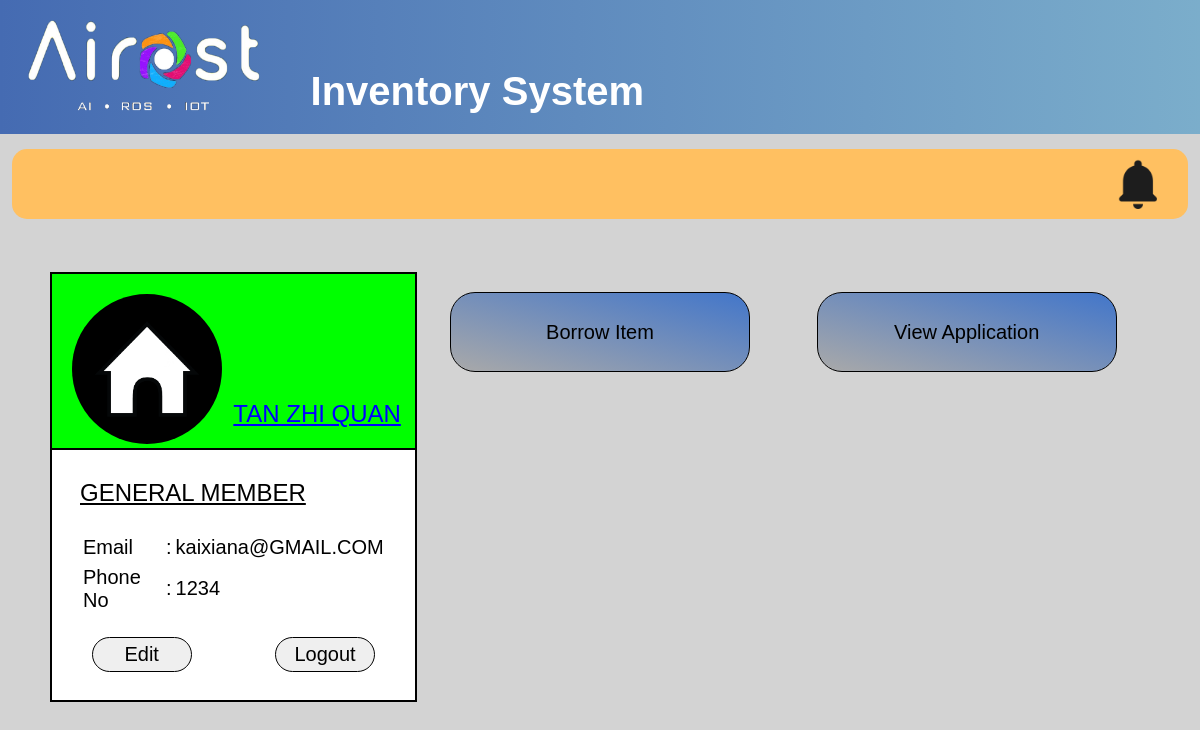
The page /php/homepage.php (signed in) on the database its author committed.
### tables this page shows
CREATE TABLE `user` (
  `UserID` int(20) NOT NULL,
  `Name` varchar(255) NOT NULL,
  `Password` varchar(255) NOT NULL,
  `Email` varchar(50) NOT NULL,
  `Phone` varchar(20) NOT NULL,
  `Position` varchar(20) NOT NULL,
  PRIMARY KEY (`UserID`)
);

### php/homepage.php (the view, shortened to what this page needs)
<?php
  require_once("dbconfig.php");
if(!isset($_SESSION['uid'])){
    echo "<script>alert('Please login first.');</script>";
    echo "<script>window.location = '../index.php'</script>";
}else{
  $sql="SELECT * FROM user WHERE `UserID` ='".$_SESSION['uid']."'";
  $result=mysqli_query($db_connection,$sql);
  $row_result = mysqli_fetch_assoc($result);
if(isset($_POST['Logout']))
{
  session_destroy();
  echo "<script>window.location='../index.php'</script>";
}
else{
?>
<html>
    <head>
        <link rel="stylesheet" type="text/css" href="../css/header.css" />
        <link rel="stylesheet" type="text/css" href="../css/homepage1.css" />
    </head>
    <body>
        <div class="header">
            <img src="../img/logo.png" alt="Logo">
            <h1>Inventory System</h1>
        </div>
        <div class="navibar">
            <a href="#notification" onclick="showNotification();">
                <img class="message-button" src="../img/notification.png" alt="notification"/>
            </a>
        </div>
        <br>
            <div class="gridcontainer">
                <div class="border"></div>
                <div class="profile">
                    <img src="../img/home.png" alt="image" id="circle">
                </div>
                <div class="name">
                    <?php echo "$row_result[Name]"; ?>
                </div>
                <div class="profiledetail">
                    <p id="position"><?php echo "$row_result[Position]"; ?></p>
                    <table>
                       <tr>
                         <td>Email
                         <td>:
                         <td><?php echo "$row_result[Email]"; ?>
                      </tr>
                      <tr>
                          <td>Phone No
                          <td>:
                          <td><?php echo "$row_result[Phone]"; ?>
                      </tr>
                    </table>
                </div>
                <div class="profilebutton1">
                    <a href="editProfile1.php"><input type="button" name="edit" value="Edit" id="userbutton"></a>
                </div>
                <div class="profilebutton2">
                    <form action="homepage.php" method="post">
                    <input type="submit" name="Logout" value="Logout" id="userbutton";>
                      </form>
                </div>
              <?php
            if(!$_SESSION['pw']==""){
              if($row_result['Position']=="MANAGEMENT LEVEL") {   ?>
                    <div class="selection1">
                        <a href="./borrowform.php"><input type="button" name="borrowItem" value="Borrow Item" class="button"></a>
                    </div>
                    <div class="selection2">
                          <a href="./viewmyapplication_management.php"><input type="button" name="viewApplication" value="View Application" class="button"></a>
                    </div>
                    <div class="selection3">
                        <a href="./manageInventory.php"><input type="button" name="manageInventory" value="Manage Inventory" class="button"></a>
                    </div>
                    <div class="selection4">
                        <a href="./ReportSystem.php"><input type="button" name="generateReport" value="Generate Report" class="button"></a>
                    </div>
                    <div class="selection5">
                        <a href="./manage_user.php"><input type="button" name="manageUser" value="Manage User" class="button"></a>
                    </div>
              <?php  } else {  ?>
                    <div class="selection1">
                        <a href="./borrowform.php"><input type="button" name="borrowItem" value="Borrow Item" class="button"></a>
                    </div>
                    <div class="selection2">
                        <a href="./viewmyapplication_general.php"><input type="button" name="viewApplication" value="View Application" class="button"></a>
                      </div>
           <?php  } }?>
            </div>
    </body>
</html>
<?php  } } ?>

### css/header.css (style rules this page uses)
body { margin: 0; font-family: sans-serif; font-size: 20px; }
.header { background-image: linear-gradient(to right,rgba(69, 107, 178, 1.0), rgba(101, 164, 201, 0.8)); width: 100%; }
.header img { width: 300px; height: 125px; }
.header h1 { position: relative; display:inline; bottom: 20px; left: 5px; color: white; }

### css/homepage1.css (style rules this page uses)
body { background-color: lightgrey; }
div.navibar { width: 98%; background-color: rgb(255, 192, 97); margin: auto; position: relative; height: 70px; border-radius: 15px; margin-top: 15px; }
div.navibar img { width:50px; height: 50px; position: absolute; right: 0; top: 10px; display: inline-block; margin-right: 20px; transition: transform 0.3s; }
#circle { margin: 20px 0px -10px 20px; background: black; border-radius: 50%; width: 150px; height: 150px; }
#userbutton { width: 100px; height: 35px; border: 1px solid black; border-radius: 25px ; text-align: center; font-size: 20px; }
input.button { width: 300px; height: 80px; border: 1px solid black; border-radius: 25px ; font-size: 20px; background-image: linear-gradient(to top right,darkgrey ,#4276CA); margin-top: 20px; }
div.gridcontainer { margin:30px 50px; height: 430px; display: grid; grid-template-columns: 0.5fr 0.5fr 1fr 1fr; grid-template-rows: 1fr 1fr 1fr 1fr 1fr 1fr 1fr; overflow: auto; }
div.gridcontainer div.profile { border: 2px solid black; grid-column: 1/3; grid-row: 1/4; background-color: lime; }
div.gridcontainer div.name { grid-column: 2/3; grid-row: 3/4; overflow: auto; color: blue; font-size: 24px; text-decoration: underline; margin: 10px 0px; }
div.gridcontainer div.border { grid-column: 1/3; grid-row: 1/8; border: 2px solid black; background-color: white; }
#position { font-size: 24px; text-decoration: underline; }
div.gridcontainer div.profiledetail { grid-column: 1/3; grid-row: 4/7; padding: 5px 30px; overflow: auto; }
div.gridcontainer div.profilebutton1 { grid-column: 1/2; grid-row: 7/8; text-align: center; padding:10px 0px; }
div.gridcontainer div.profilebutton2 { grid-column: 2/3; grid-row: 7/8; text-align: center; padding:10px 0px; }
div.gridcontainer div.selection1 { grid-column: 3/4; grid-row: 1/3; text-align: center; }
div.gridcontainer div.selection2 { grid-column: 4/5; grid-row: 1/3; text-align: center; }
table, td { font-size: 20px; height: 30px; }

### rows shown on the page
user: Name "TAN ZHI QUAN", Position "GENERAL MEMBER", Email "kaixiana@GMAIL.COM", Phone "1234"
